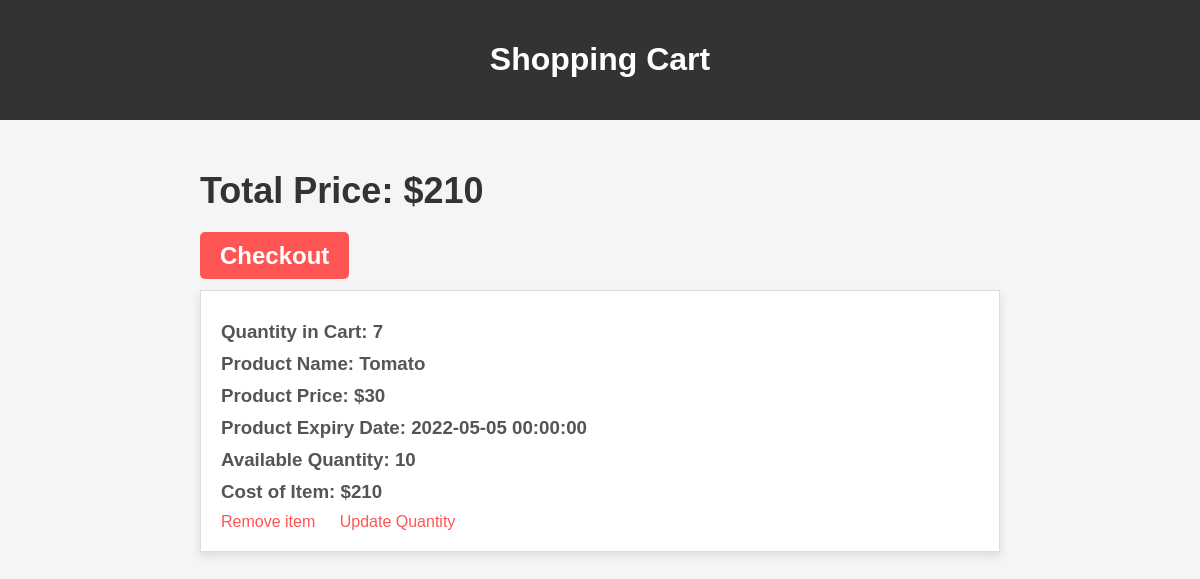
The page /showcart/2 on the database its author committed.
### main.py (models this page shows)
class Cart(db.Model):
    id= db.Column(db.Integer, primary_key = True, autoincrement=True)
    user_id = db.Column(db.Integer, db.ForeignKey('user.id'), nullable=False)  # Define a foreign key to establish the relationship
    quantity = db.Column(db.Integer, nullable = False)
    date_created = db.Column(db.DateTime , default = datetime.now())
    is_purchased = db.Column(db.Integer, default= 0)
    product_id = db.Column(db.Integer, ForeignKey('product.id', ondelete='CASCADE'), nullable=False)
    car_product = relationship('Product', backref='cart', lazy=True)

class Product(db.Model):
        id = db.Column(db.Integer, primary_key = True, autoincrement=True)
        name = db.Column(db.String(200), nullable = False)
        price = db.Column(db.Integer, nullable = False)
        expiry_date = db.Column(db.DateTime , default = datetime.now())
        quantity_available = db.Column(db.Integer, nullable = False)
        section_id = db.Column(db.Integer, db.ForeignKey('section.id'), nullable=False)  # Define a foreign key to establish the relationship
        description = db.Column(db.String(200), nullable = False)

### main.py (the view)
@app.route('/showcart/<int:user_id>', methods=['GET', 'POST'])
def showcart(user_id):
    user=User.query.get_or_404(user_id)
    cart_items=Cart.query.filter_by(user_id=user_id).all()
    Total=0
    for item in cart_items:
        Total+=item.quantity*item.car_product.price
    return render_template('showcart.html',user=user,cart_items=cart_items,Total=Total)

### templates/showcart.html (shortened to what this page needs)
<!DOCTYPE html>
<html lang="en">
<head>
</head>
<body>
    <header>
        <h1>Shopping Cart</h1>
    </header>
    <div class="container">
        <div class="total-price">
            <h2>Total Price: ${{ Total }}</h2>
        </div>
        <h2><a href="/checkout/{{user.id}}" style="text-decoration: none; color: #fff; background-color: #f55; padding: 10px 20px; border-radius: 5px; transition: background-color 0.2s;">Checkout</a></h2>
        {% for item in cart_items %}
            <div class="cart-item">
                <h3>Quantity in Cart: {{ item.quantity }}</h3>
                <h3>Product Name: {{ item.car_product.name }}</h3>
                <h3>Product Price: ${{ item.car_product.price }}</h3>
                <h3>Product Expiry Date: {{ item.car_product.expiry_date }}</h3>
                <h3>Available Quantity: {{ item.car_product.quantity_available }}</h3>
                <h3>Cost of Item: ${{ item.quantity * item.car_product.price }}</h3>
                <a href="/remove_item/{{user.id}}/{{item.id}}">Remove item</a>
                <a href="/update_quantity/{{user.id}}/{{item.car_product.id}}">Update Quantity</a>
            </div>
        {% endfor %}
    </div>
</body>
</html>

### templates/showcart.html (style rules this page uses)
body { font-family: Arial, sans-serif; background-color: #f5f5f5; margin: 0; padding: 0; }
header { background-color: #333; color: #fff; padding: 20px; text-align: center; }
.container { max-width: 800px; margin: 0 auto; padding: 20px; }
.total-price { font-size: 24px; font-weight: bold; margin-top: 20px; color: #333; }
.cart-item { background-color: #fff; border: 1px solid #ddd; margin: 20px 0; padding: 20px; box-shadow: 0 4px 8px rgba(0, 0, 0, 0.1); transition: transform 0.2s, box-shadow 0.2s; }
h2 { color: #333; }
h3 { margin: 10px 0; color: #555; }
.cart-item a { color: #f55; text-decoration: none; margin-right: 20px; transition: color 0.2s; }

### rows shown on the page
Cart: quantity "7", car_product.name "Tomato", car_product.price "30", car_product.expiry_date "2022-05-05 00:00:00", car_product.quantity_available "10", item.quantity*item.car_product.price "210"

### other values the page prints
{{ Total }} "210"
